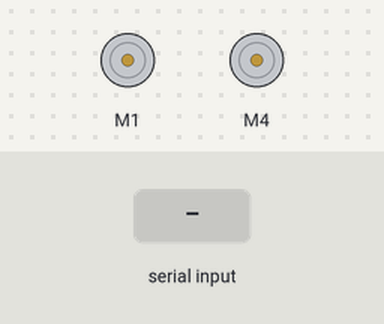
Bench run of a sketch on a simulated Arduino Uno, built with avr-gcc and run on an emulated ATmega328P. Shown: 2 × DC motor (green arrow = forward, orange = backward, longer = faster). Inputs (shaded band) come from the test bench.

Above: at 1.2 s.
1.3 s: "F" received over Serial
At 2.5 s:
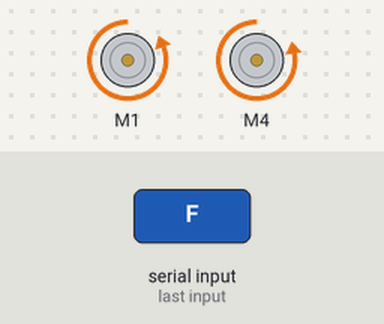
2.8 s: "B" received over Serial
At 3.9 s:
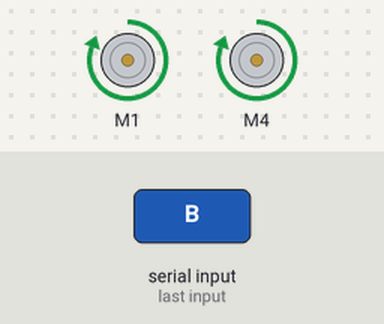
4.3 s: "L" received over Serial
At 5.0 s:
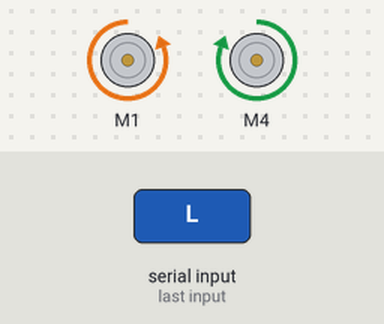
5.8 s: "R" received over Serial
At 6.2 s:
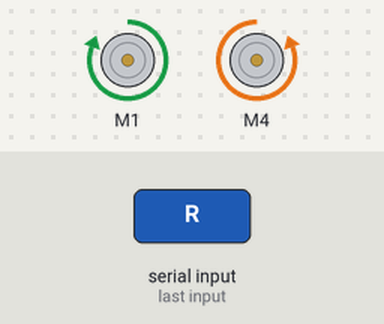
7.3 s: "S" received over Serial
At 8.5 s:
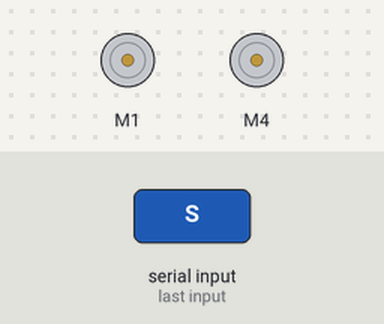
Timing chart, 0 to 9.8 s (numbered marks = the images above; inputs shaded):
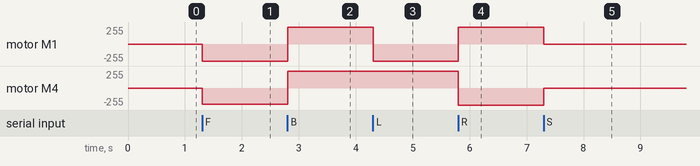

The sketch:

car.ino
```cpp
#include <AFMotor.h>

AF_DCMotor motor1(1);
AF_DCMotor motor4(4);

char command;

void setup() {
  Serial.begin(9600);
}

void loop() {
  if (Serial.available() > 0) {
    command = Serial.read();
    delay(2);

    switch (command) {
      case 'F':
        forward();
        break;
      case 'B':
        backward();
        break;
      case 'L':
        left();
        break;
      case 'R':
        right();
        break;
      case 'S':
        Stop();
        break;
    }
  }
}

void backward() {
  motor1.setSpeed(255);
  motor1.run(FORWARD);
  motor4.setSpeed(255);
  motor4.run(FORWARD);
}

void forward() {
  motor1.setSpeed(255);
  motor1.run(BACKWARD);
  motor4.setSpeed(245);
  motor4.run(BACKWARD);
}

void left() {
  motor1.setSpeed(255);
  motor1.run(BACKWARD);
  motor4.setSpeed(255);
  motor4.run(FORWARD);
}

void right() {
  motor1.setSpeed(255);
  motor1.run(FORWARD);
  motor4.setSpeed(255);
  motor4.run(BACKWARD);
}

void Stop() {
  motor1.setSpeed(0);
  motor1.run(RELEASE);
  motor4.setSpeed(0);
  motor4.run(RELEASE);
}
```

Measured:
- after the input at 1.3 s, motor M1: stopped → backward 255/255 at once; motor M4: stopped → backward 245/255 at once
- after the input at 2.8 s, motor M1: backward 255/255 → forward 255/255 at once; motor M4: backward 245/255 → forward 255/255 at once
- after the input at 4.3 s, motor M1: forward 255/255 → backward 255/255 at once
- after the input at 5.8 s, motor M1: backward 255/255 → forward 255/255 at once; motor M4: forward 255/255 → backward 255/255 at once
- after the input at 7.3 s, motor M1: forward 255/255 → stopped at once; motor M4: backward 255/255 → stopped at once
